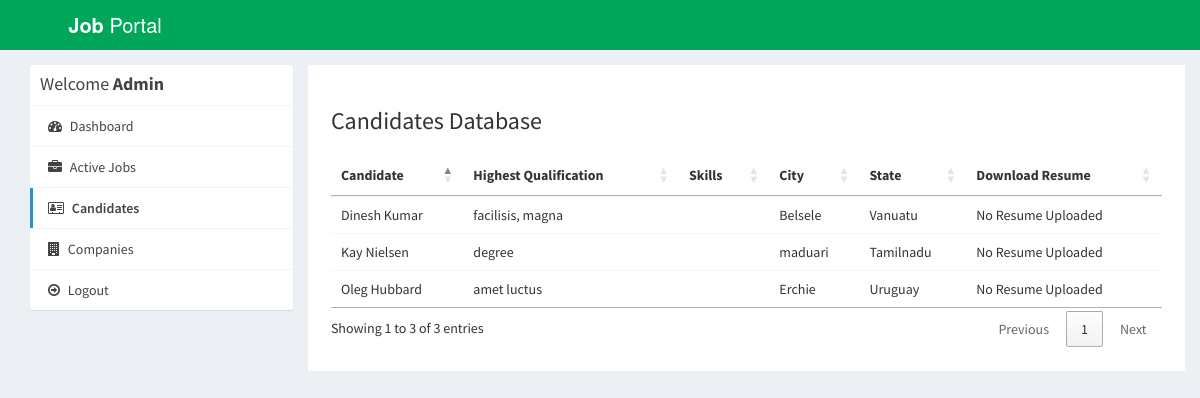
Page /admin/applications.php (signed in) on the committed database.
### tables this page shows
CREATE TABLE `users` (
  `id_user` int(11) NOT NULL,
  `firstname` varchar(255) NOT NULL,
  `lastname` varchar(255) NOT NULL,
  `email` varchar(255) NOT NULL,
  `password` varchar(255) NOT NULL,
  `address` text,
  `city` varchar(255) DEFAULT NULL,
  `state` varchar(255) DEFAULT NULL,
  `contactno` varchar(255) DEFAULT NULL,
  `qualification` varchar(255) DEFAULT NULL,
  `stream` varchar(255) DEFAULT NULL,
  `passingyear` varchar(255) DEFAULT NULL,
  `dob` varchar(255) DEFAULT NULL,
  `age` varchar(255) DEFAULT NULL,
  `designation` varchar(255) DEFAULT NULL,
  `resume` varchar(255) DEFAULT NULL,
  `hash` varchar(255) DEFAULT NULL,
  `active` int(11) NOT NULL DEFAULT '0',
  `aboutme` text,
  `skills` text
);

### admin/applications.php (the view, shortened to what this page needs)
<?php
require_once("../db.php");
?>
<!DOCTYPE html>
<html>
<head>
  <link rel="stylesheet" href="https://cdnjs.cloudflare.com/ajax/libs/twitter-bootstrap/3.3.7/css/bootstrap.min.css">
  <link rel="stylesheet" href="https://cdnjs.cloudflare.com/ajax/libs/font-awesome/4.7.0/css/font-awesome.min.css">
  <link rel="stylesheet" href="https://cdnjs.cloudflare.com/ajax/libs/ionicons/2.0.1/css/ionicons.min.css">
  <link rel="stylesheet" href="https://cdn.datatables.net/1.10.15/css/jquery.dataTables.min.css">
  <link rel="stylesheet" href="../css/AdminLTE.min.css">
  <link rel="stylesheet" href="../css/_all-skins.min.css">
  <link rel="stylesheet" href="../css/custom.css">
</head>
<body class="hold-transition skin-green sidebar-mini">
<div class="wrapper">
  <header class="main-header">
    <a href="index.php" class="logo logo-bg">
      <span class="logo-lg"><b>Job</b> Portal</span>
    </a>
    <nav class="navbar navbar-static-top">
    </nav>
  </header>
  <div class="content-wrapper" style="margin-left: 0px;">
    <section id="candidates" class="content-header">
      <div class="container">
        <div class="row">
          <div class="col-md-3">
            <div class="box box-solid">
              <div class="box-header with-border">
                <h3 class="box-title">Welcome <b>Admin</b></h3>
              </div>
              <div class="box-body no-padding">
                <ul class="nav nav-pills nav-stacked">
                  <li><a href="dashboard.php"><i class="fa fa-dashboard"></i> Dashboard</a></li>
                  <li><a href="active-jobs.php"><i class="fa fa-briefcase"></i> Active Jobs</a></li>
                  <li class="active"><a href="applications.php"><i class="fa fa-address-card-o"></i> Candidates</a></li>
                  <li><a href="companies.php"><i class="fa fa-building"></i> Companies</a></li>
                  <li><a href="../logout.php"><i class="fa fa-arrow-circle-o-right"></i> Logout</a></li>
                </ul>
              </div>
            </div>
          </div>
          <div class="col-md-9 bg-white padding-2">
            <h3>Candidates Database</h3>
            <div class="row margin-top-20">
              <div class="col-md-12">
                <div class="box-body table-responsive no-padding">
                  <table id="example2" class="table table-hover">
                    <thead>
                      <th>Candidate</th>
                      <th>Highest Qualification</th>
                      <th>Skills</th>
                      <th>City</th>
                      <th>State</th>
                      <th>Download Resume</th>
                    </thead>
                    <tbody>
                      <?php
                       $sql = "SELECT * FROM users";
                            $result = $conn->query($sql);
                            if($result->num_rows > 0) {
                              while($row = $result->fetch_assoc())
                              {
                      ?>
                      <tr>
                        <td><?php echo $row['firstname'].' '.$row['lastname']; ?></td>
                        <td><?php echo $row['qualification']; ?></td>
                        <td>
                        </td>
                        <td><?php echo $row['city']; ?></td>
                        <td><?php echo $row['state']; ?></td>
                        <?php if($row['resume'] != '') { ?>
                        <td><a href="../uploads/resume/<?php echo $row['resume']; ?>" download="<?php echo $row['firstname'].' Resume'; ?>"><i class="fa fa-file-pdf-o"></i></a></td>
                        <?php } else { ?>
                        <td>No Resume Uploaded</td>
                        <?php } ?>
                      </tr>
                      <?php
                        }
                      }
                      ?>
                    </tbody>
                  </table>
                </div>
              </div>
            </div>
          </div>
        </div>
      </div>
    </section>
  </div>
</div>
</body>
</html>

### css/custom.css (style rules this page uses)
.logo-bg { background-color: #00A65A !important; }
.margin-top-20 { margin-top: 20px; }
.padding-2 { padding: 2%; }
.bg-white { background-color: #fff; }

### rows in the picture
users: firstname "Oleg", lastname "Hubbard", qualification "amet luctus", city "Erchie", state "Uruguay", shows "No Resume Uploaded"
users: firstname "Kay", lastname "Nielsen", qualification "degree", city "maduari", state "Tamilnadu", shows "No Resume Uploaded"
users: firstname "Dinesh", lastname "Kumar", qualification "facilisis, magna", city "Belsele", state "Vanuatu", shows "No Resume Uploaded"
